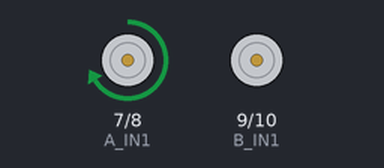
The program below on a simulated Arduino Nano, built with avr-gcc and run on an emulated ATmega328P. Parts: motor-driver pin pairs drawn as motors (green arrow = first pin HIGH = forward, orange = second pin HIGH = backward, longer = more drive, scaled by the enable pin).

Above: at 0.5 s.
At 2.5 s:
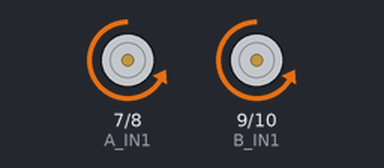
At 4.5 s:
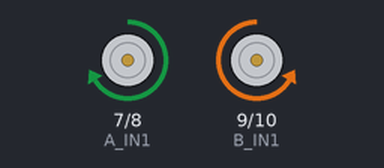
At 8.5 s:
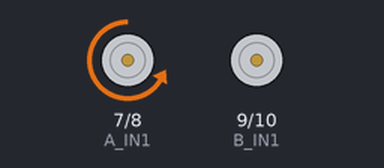
Timing chart, 0 to 9.1 s (numbered marks = the images above):
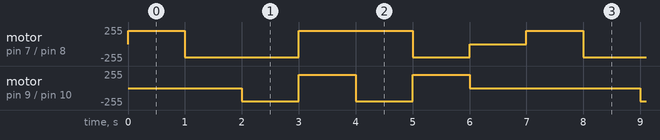

The program:

main.cpp
```cpp
#include <Arduino.h>

//motor sürücü pin tanımlamaları
#define ENA 5
#define ENB 6
#define A_IN1 7
#define A_IN2 8
#define B_IN1 9
#define B_IN2 10


// setup fonksiyonu, Arduino'nun başlangıçta çalıştırdığı fonksiyondur.
void setup() {
  pinMode(ENA, OUTPUT);
  pinMode(ENB, OUTPUT);
  pinMode(A_IN1, OUTPUT);
  pinMode(A_IN2, OUTPUT);
  pinMode(B_IN1, OUTPUT);
  pinMode(B_IN2, OUTPUT);

}


void solMotorIleri(int guc) {
  digitalWrite(A_IN1, HIGH);
  digitalWrite(A_IN2, LOW);
  analogWrite(ENA, guc);
}


void solMotorGeri(int guc) {
  digitalWrite(A_IN1, LOW);
  digitalWrite(A_IN2, HIGH);
  analogWrite(ENA, guc);
}

void solMotorDurdur() {
  digitalWrite(A_IN1, LOW);
  digitalWrite(A_IN2, LOW);
  analogWrite(ENA, 0);
}

void sagMotorIleri(int guc) {
  digitalWrite(B_IN1, LOW);
  digitalWrite(B_IN2, HIGH);
  analogWrite(ENB, guc);
}

void sagMotorGeri(int guc) {
  digitalWrite(B_IN1, HIGH);
  digitalWrite(B_IN2, LOW);
  analogWrite(ENB, guc);
}

void sagMotorDurdur() {
  digitalWrite(B_IN1, LOW);
  digitalWrite(B_IN2, LOW);
  analogWrite(ENB, 0);
}

void ileriGit(int guc) {
  solMotorIleri(guc);
  sagMotorIleri(guc);
}

void geriGit(int guc) {
  solMotorGeri(guc);
  sagMotorGeri(guc);
}

void dur() {
  solMotorDurdur();
  sagMotorDurdur();
}

void solaDon(int guc) {
  solMotorGeri(guc);
  sagMotorIleri(guc);
}
void sagaDon(int guc) {
  solMotorIleri(guc);
  sagMotorGeri(guc);
}


// loop fonksiyonu, Arduino'nun sürekli olarak çalıştırdığı fonksiyondur.
void loop() {

  solMotorIleri(200);
  delay(1000);
  solMotorGeri(200);
  delay(1000);
  solMotorDurdur();


  solaDon(200);
  delay(1000);
  sagaDon(200);
  delay(1000);
  ileriGit(200);
  delay(1000);
  geriGit(200);
  delay(1000);
  dur();
  delay(1000);

}
```

Measured:
- by itself, motor on pin 7 (A_IN1) / pin 8 (A_IN2): repeats every 7.0 s: backward 200/255 2.0 s, forward 200/255 2.0 s, backward 200/255 1.0 s, stopped 1.0 s, forward 200/255 1.0 s
- by itself, motor on pin 9 (B_IN1) / pin 10 (B_IN2): repeats every 7.0 s: forward 200/255 1.0 s, backward 200/255 1.0 s, forward 200/255 1.0 s, stopped 3.0 s, backward 200/255 1.0 s
